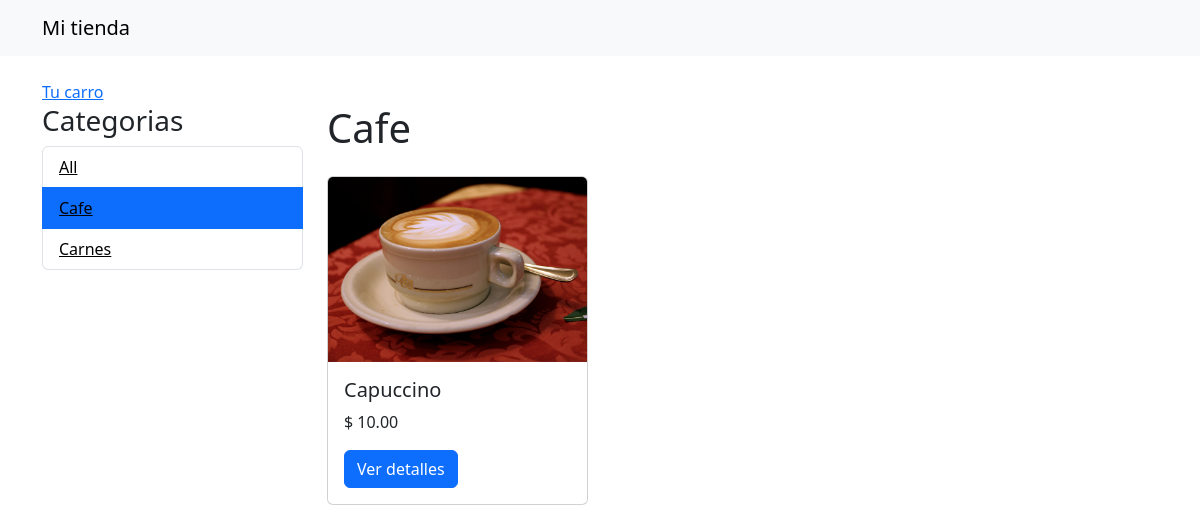
Screenshot of /cafe/ with the database file from the repository.
### mitienda/models.py (models this page shows, shortened)
class Category(models.Model):
    name = models.CharField(max_length=200)
    slug = models.SlugField(max_length=200)
    class Meta:
        ordering=['name']
        indexes = [
            models.Index(fields=['name'])
        ]
    def get_absolute_url(self):
        return reverse("tienda:product_list_category", args=[self.slug])

class Products(models.Model):
    category = models.ForeignKey(Category,
                                related_name='products',
                                on_delete=models.CASCADE) #Al eliminar la categoria se eliminaran sus productos tambien (cascada)
    name = models.CharField(max_length=200)
    slug = models.SlugField(max_length=200)
    image = models.ImageField(upload_to='products/%Y/%m/%d', blank=True)
    description = models.TextField(blank=True)
    price = models.DecimalField(max_digits=5, decimal_places=2)
    available=models.BooleanField(default=True)
    created = models.DateTimeField(auto_now=True)
    updated = models.DateTimeField(auto_now=True)
    class Meta:
        ordering=['name']
    def get_absolute_url(self):
        return reverse("tienda:product_detail", args=[self.id, self.slug])

### mitienda/views.py (the view)
# urls.py: path('', views.product_list, name='product_list'),
def product_list(request, category_slug=None): #Si es none mostramos todos los productos
    category = None #Inicialmente será None, si es el caso, se modificará en el if
    categories = Category.objects.all()
    products = Products.objects.filter(available=True)
    if category_slug:
        category = get_object_or_404(Category, slug=category_slug)
        products = products.filter(category=category)
    return render(request, 'tienda/product/list.html', {'category':category,
                                                        'categories':categories,
                                                        'products':products})

### mitienda/templates/tienda/product/list.html (shortened to what this page needs)
{% extends "tienda/base.html" %}
{% load static %}
{% block content %}
  <div class="col-md-3">
    <h3>Categorias</h3>
    <ul class="list-group">
      <li class="list-group-item {% if not category %}active{% endif %}">
        <a href="{% url 'tienda:product_list' %}"  style="color: black;">All</a>
      </li>
      {% for c in categories %}
        <li class="list-group-item {% if category.slug == c.slug %}active{% endif %}">
          <a href="{{ c.get_absolute_url }}"  style="color: black;">{{ c.name }}</a>
        </li>
      {% endfor %}
    </ul>
  </div>
  <div class="col-md-9">
    <h1 class="mb-4">{% if category %}{{ category.name }}{% else %}Productos{% endif %}</h1>
    <div class="row">
      {% for product in products %}
        <div class="col-md-4 mb-4">
          <div class="card">
            <img src="{% if product.image %}{{ product.image.url }}{% else %}{% static 'img/no_image.png' %}{% endif %}" class="card-img-top" alt="{{ product.name }}">
            <div class="card-body">
              <h5 class="card-title">{{ product.name }}</h5>
              <p class="card-text">$ {{ product.price }}</p>
              <a href="{{ product.get_absolute_url }}" class="btn btn-primary">Ver detalles</a>
            </div>
          </div>
        </div>
      {% endfor %}
    </div>
  </div>
{% endblock %}

### rows the page displays
Category: name "Cafe"
Category: name "Carnes"
Products: image (picture), name "Capuccino", price "10.00"
